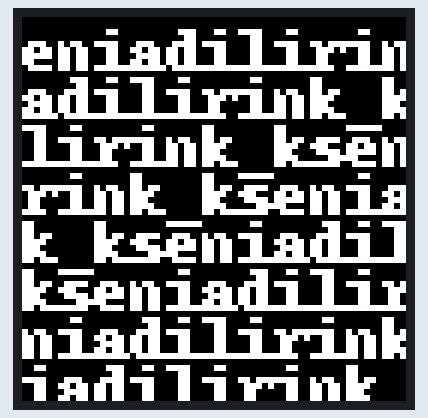
A program run on a simulated Raspberry Pi (BCM pin numbers). On the bench: 64×64 colour display. What the program prints to the terminal is not drawn.

Above: at 0.17 s.
At 2.71 s:
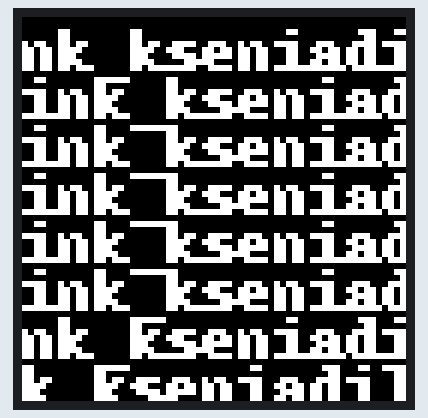
At 5.55 s:
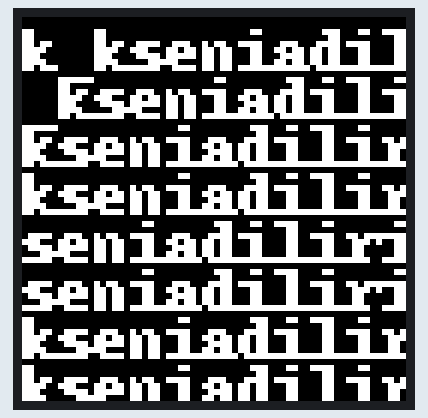
At 10.93 s:
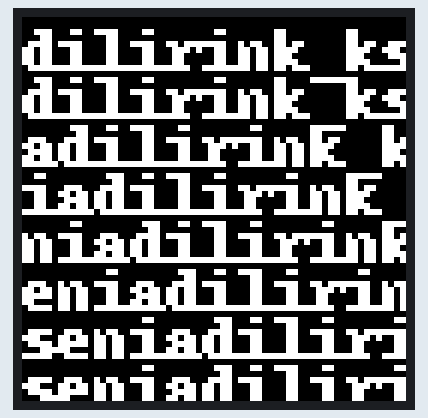
At 16.31 s:
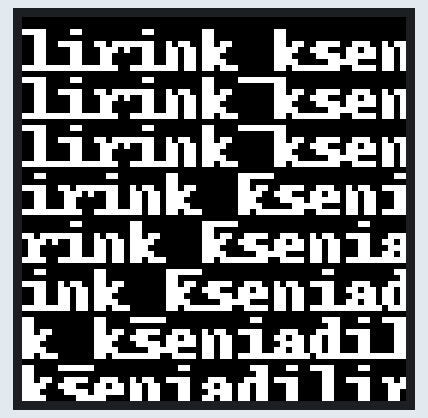
At 21.69 s:
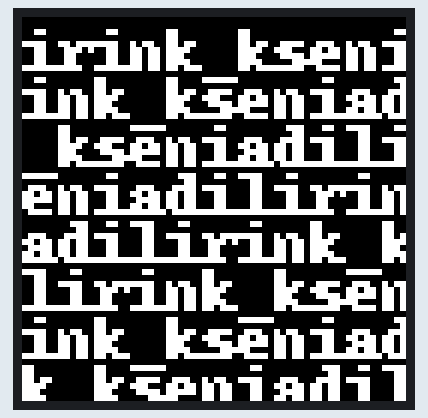

The program:

sin_ascii.py
```python
#!/usr/bin/env python
# НАЗВАНИЕ: синусойдный текст_:р
# ОПИСАНИЕ: Анимированные текста
import time
import math
import platform

if platform.system() == "Windows":
    from RGBMatrixEmulator import RGBMatrix, RGBMatrixOptions
    graphics = None  # если нужно
else:
    from rgbmatrix import RGBMatrix, RGBMatrixOptions, graphics
from PIL import Image, ImageDraw, ImageFont

# ==================== НАСТРОЙКИ ====================
# Настройки матрицы
MATRIX_ROWS = 64
MATRIX_COLS = 64
MATRIX_CHAIN_LENGTH = 1
MATRIX_PARALLEL = 1
MATRIX_HARDWARE_MAPPING = 'adafruit-hat'

# Настройки анимации
TEXT_STRING = "dilirink_ksenia"
FONT_SIZE = 8  # Размер шрифта в пикселях
CHAR_WIDTH = 6  # Ширина символа (включая интервал)
CHAR_HEIGHT = 8  # Высота символа
FPS = 60  # Кадров в секунду
FRAME_DELAY = 1.0 / FPS  # Задержка между кадрами

# Настройки волнового эффекта
WAVE_SPEED = 0.05  # Скорость волны
WAVE_AMPLITUDE = 1.0  # Амплитуда волны

# Цвет текста (RGB)
TEXT_COLOR = (255, 255, 255)  # Белый
BACKGROUND_COLOR = (0, 0, 0)  # Черный

# ==================== ИНИЦИАЛИЗАЦИЯ ====================
# Конфигурация для матрицы
options = RGBMatrixOptions()
options.rows = MATRIX_ROWS
options.cols = MATRIX_COLS
options.chain_length = MATRIX_CHAIN_LENGTH
options.parallel = MATRIX_PARALLEL
options.hardware_mapping = MATRIX_HARDWARE_MAPPING

# Создание матрицы
matrix = RGBMatrix(options=options)

# Счетчик кадров
frame_counter = 0

# ==================== ФУНКЦИИ ====================
def generate_frame():
    """Генерация одного кадра с волновым эффектом текста"""
    global frame_counter

    # Создаем изображение
    image = Image.new('RGB', (MATRIX_COLS, MATRIX_ROWS), BACKGROUND_COLOR)
    draw = ImageDraw.Draw(image)

    # Используем встроенный шрифт PIL
    try:
        font = ImageFont.load_default()
    except:
        font = None

    # Вычисляем количество ячеек по горизонтали и вертикали
    num_x = MATRIX_COLS // CHAR_WIDTH + 1
    num_y = MATRIX_ROWS // CHAR_HEIGHT + 1

    # Для каждой строки вычисляем смещение с помощью синуса
    for j in range(num_y):
        # Вычисляем угол для синусоиды
        angle = frame_counter * WAVE_SPEED + (j / num_y) * (math.pi / 2)
        sine_value = math.sin(angle)

        # Маппим значение из диапазона [-1, 1] в [0, num_x*2]
        offset = round((sine_value + WAVE_AMPLITUDE) * num_x)

        # Перебираем столбцы и выводим по одному символу в ячейку
        for i in range(num_x):
            # Определяем позицию символа в строке
            pos = (i + j + offset) % len(TEXT_STRING)
            char = TEXT_STRING[pos]

            # Координаты для отрисовки
            x = i * CHAR_WIDTH
            y = j * CHAR_HEIGHT

            # Рисуем символ
            if font:
                draw.text((x, y), char, fill=TEXT_COLOR, font=font)
            else:
                draw.text((x, y), char, fill=TEXT_COLOR)

    frame_counter += 1
    return image

# ==================== ОСНОВНОЙ ЦИКЛ ====================
def main():
    """Основной цикл анимации"""
    try:
        print("LED Matrix Animation Started")
        print(f"Resolution: {MATRIX_COLS}x{MATRIX_ROWS}")
        print(f"Text: '{TEXT_STRING}'")
        print(f"FPS: {FPS}")
        print("Press CTRL-C to stop.")
        print("-" * 40)

        while True:
            # Генерируем кадр
            frame = generate_frame()

            # Отображаем на матрице
            matrix.SetImage(frame.convert("RGB"))

            # Задержка для контроля FPS
            time.sleep(FRAME_DELAY)

    except KeyboardInterrupt:
        print("\n" + "-" * 40)
        print("Animation stopped by user")
        print("Exiting...")
    except Exception as e:
        print(f"\nError: {e}")
        print("Exiting...")

# ==================== ЗАПУСК ====================
if __name__ == "__main__":
    main()
```
